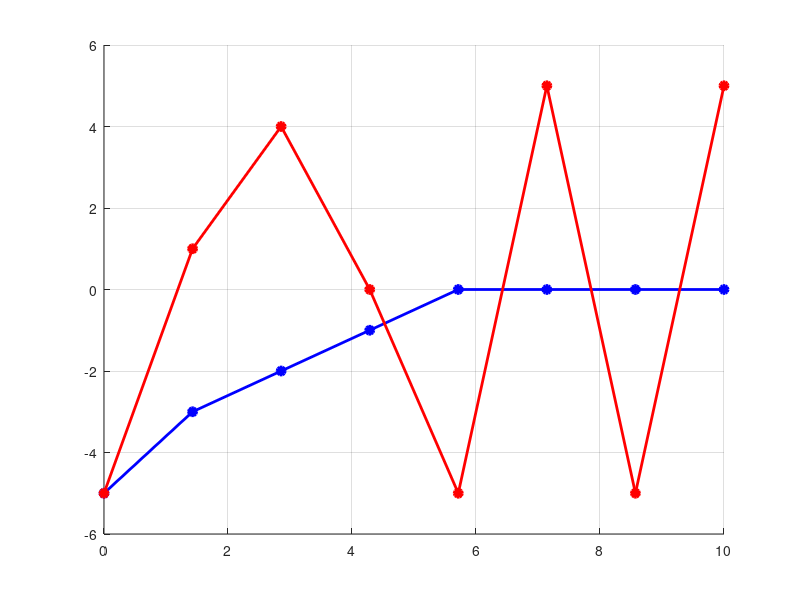

Here is the MATLAB script that generated this plot: (Note: this script raises an error after producing the figure.)
%% stabilityDemoAnimation.m
% Presentation demo: two 6x6 mm plates side by side, both released
% from z=-5mm, following explicit keyframe trajectories -- one
% oscillates with a growing envelope (unstable), the other oscillates
% with a decaying envelope that settles to z=0 (stable). Illustrates
% the practical consequence of the sign of the local restoring-force
% slope (dF/dx) extracted from the COMSOL sweeps: a stabilizing
% (restoring) force damps oscillations back to equilibrium, while an
% unstable/destabilizing one grows them without bound.
%
% Saves an animation (both plates together) and a static z(t) plot.

clear; clc;
scriptDir = fileparts(mfilename('fullpath'));
addpath(scriptDir);

%% Explicit keyframe trajectories [mm]
zUnstableMM = [-5, 1, 4, 0, -5, 5, -5, 5];
zStableMM   = [-5, -3, -2, -1, 0, 0, 0, 0];
nFrames = numel(zUnstableMM);

Ttotal = 10e-3;   % [s] total animation duration
t = linspace(0, Ttotal, nFrames)';

zUnstable = zUnstableMM(:) * 1e-3;   % [m]
zStable   = zStableMM(:) * 1e-3;     % [m]

%% Static plot: z(t) for both trajectories
figure('Color', 'w', 'Name', 'Stable vs unstable trajectories');
hold on; grid on;
plot(t*1e3, zStableMM, 'b-o', 'LineWidth', 2, 'MarkerFaceColor', 'b', 'DisplayName', 'stable (dF/dx < 0)');
plot(t*1e3, zUnstableMM, 'r-o', 'LineWidth', 2, 'MarkerFaceColor', 'r', 'DisplayName', 'unstable (dF/dx > 0)');
yline(0, 'k--', 'DisplayName', 'equilibrium');
xlabel('time [ms]'); ylabel('z [mm]');
title('Stable vs. unstable oscillation envelope');
legend('Location', 'best');
exportgraphics(gcf, fullfile(scriptDir, 'stabilityDemo_trajectories.png'));

%% Animation: two plates side by side, each moving per its own z(t)
L = 6e-3; W = 6e-3;      % [m] plate footprint
Lh = L/2; Wh = W/2;
faces = [1 2 3 4];
cx = [ Lh; -Lh; -Lh;  Lh];
cy = [ Wh;  Wh; -Wh; -Wh];

xOffset = 8e-3;   % [m] lateral separation between the two plates in the scene
zMax = 5e-3;      % [m] max height, for axis limits

fig = figure('Color', 'w', 'Name', 'Stability demo animation');
ax = axes(fig); hold(ax, 'on'); grid(ax, 'on'); view(ax, 35, 20);
xlabel(ax, 'x [mm]'); ylabel(ax, 'y [mm]'); zlabel(ax, 'z [mm]');
xlim(ax, [-1 1] * (xOffset + Lh) * 1.3e3);
ylim(ax, [-1 1] * Wh * 1.6e3);
zlim(ax, [-zMax, zMax] * 1.2e3);

hStable = patch(ax, 'Faces', faces, 'Vertices', zeros(4,3), ...
    'FaceColor', [0.2 0.5 0.9], 'FaceAlpha', 0.85, 'EdgeColor', 'k', 'LineWidth', 1.2);
hUnstable = patch(ax, 'Faces', faces, 'Vertices', zeros(4,3), ...
    'FaceColor', [0.85 0.2 0.2], 'FaceAlpha', 0.85, 'EdgeColor', 'k', 'LineWidth', 1.2);
legend(ax, [hStable, hUnstable], {'stable', 'unstable'}, 'Location', 'northoutside');
titleH = title(ax, '');

videoFile = fullfile(scriptDir, 'stabilityDemo_animation.mp4');
vw = VideoWriter(videoFile, 'MPEG-4');
vw.FrameRate = 2;   % slow, presentation-paced -- only 8 keyframes
open(vw);

for k = 1:nFrames
    hStable.Vertices = [(cx - xOffset)*1e3, cy*1e3, repmat(zStableMM(k), 4, 1)];
    hUnstable.Vertices = [(cx + xOffset)*1e3, cy*1e3, repmat(zUnstableMM(k), 4, 1)];
    titleH.String = sprintf('t = %.2f ms   |   stable: %.1f mm   unstable: %.1f mm', ...
        t(k)*1e3, zStableMM(k), zUnstableMM(k));

    drawnow;
    writeVideo(vw, getframe(fig));
end

close(vw);
fprintf('Saved animation to %s\n', videoFile);
